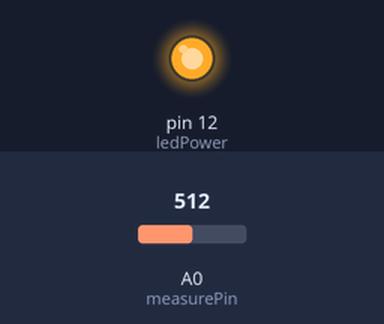
Recording of a sketch running on a simulated Arduino Uno, built with avr-gcc and run on an emulated ATmega328P. Shown: output pins drawn as LEDs (lit = HIGH). The inputs (shaded band) are chosen by the test bench; at power-on: A0 (measurePin) = 512. What the sketch prints to the serial monitor is not drawn.

Above: at 0.1 s.
Timing chart, 0 to 1.6 s (numbered marks = the images above):
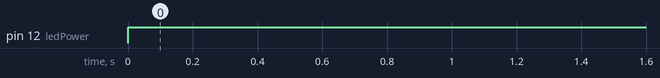

Measured:
- by itself, pin 12 (ledPower): LOW → HIGH at 0.00 s

The sketch:

dustdensitysensing.ino
```cpp
/*
 * This program measures the PM2.5 values using an Optical Dusty Sensor.
 * Developer: Vinamr L. Sachdeva
 */

int measurePin = A0;
int ledPower = 12;

int samplingTime = 280;
int deltaTime = 40;
int sleepTime = 9680;

float voMeasured = 0;
float calcVoltage = 0;
float dustDensity = 0;

void setup() {
  Serial.begin(9600);

  pinMode(ledPower,OUTPUT);

}

void loop() {

  digitalWrite(ledPower,LOW);
  delayMicroseconds(samplingTime);

  voMeasured = analogRead(measurePin);

  delayMicroseconds(deltaTime);
  digitalWrite(ledPower,HIGH);
  delayMicroseconds(sleepTime);

  // 0 - 3.3V mapped to 0 - 1023 integer values
  // recover voltage
  calcVoltage = voMeasured * (3.3 / 1024);

  dustDensity = (0.17 * calcVoltage - 0.1)*843;

  Serial.println(dustDensity);

  delay(1000);

}
```
